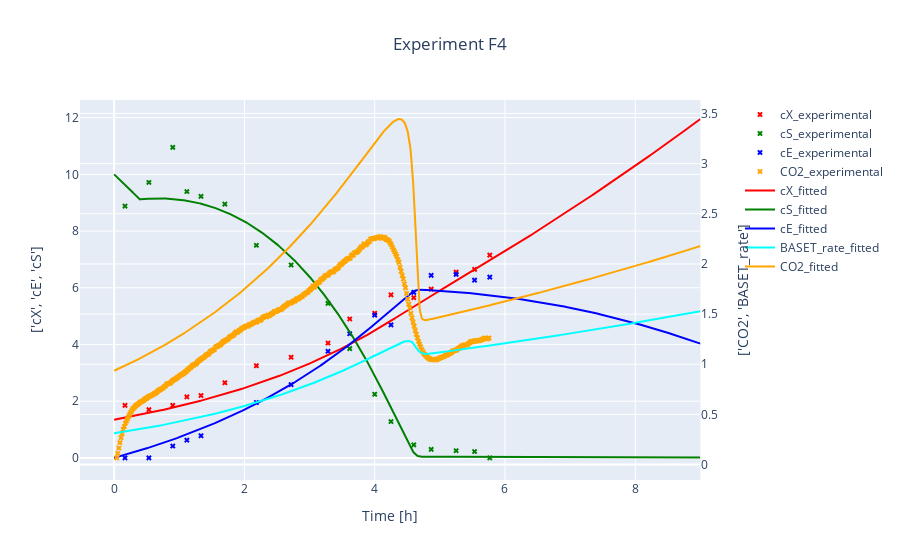
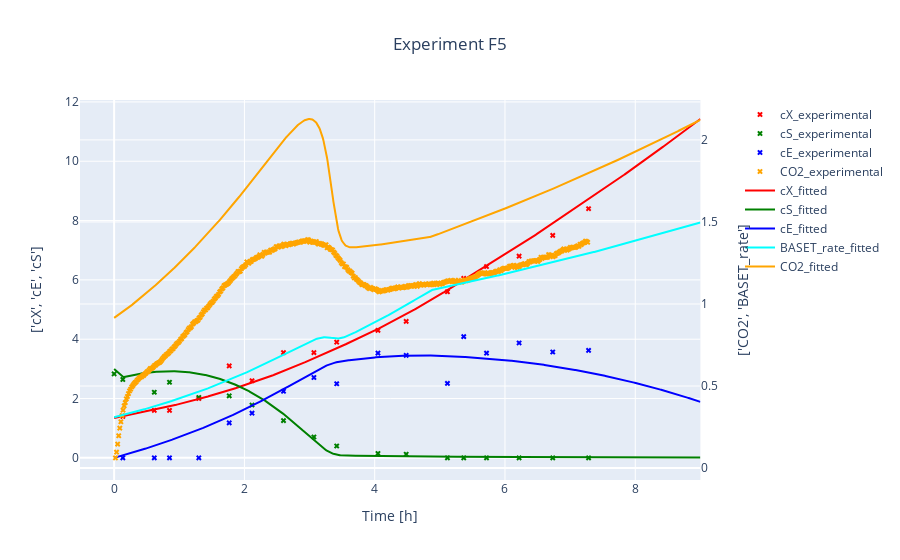
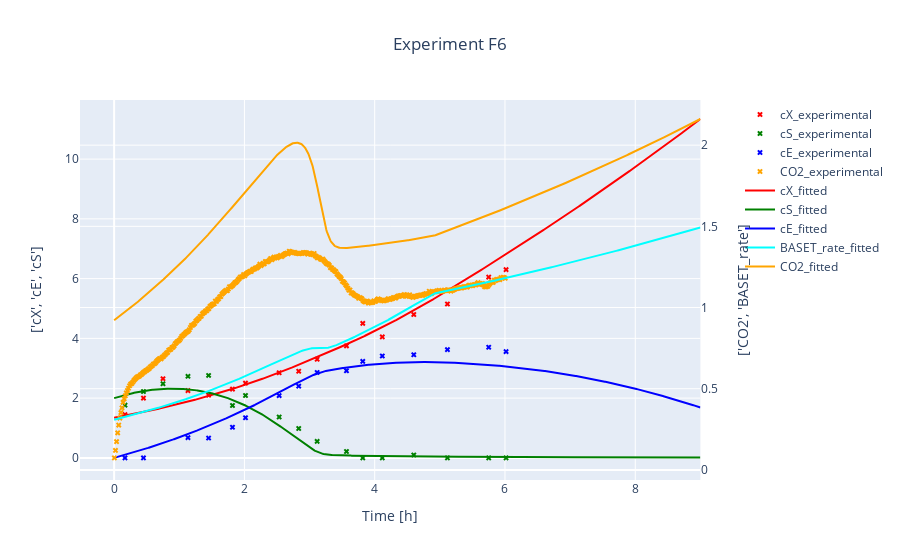
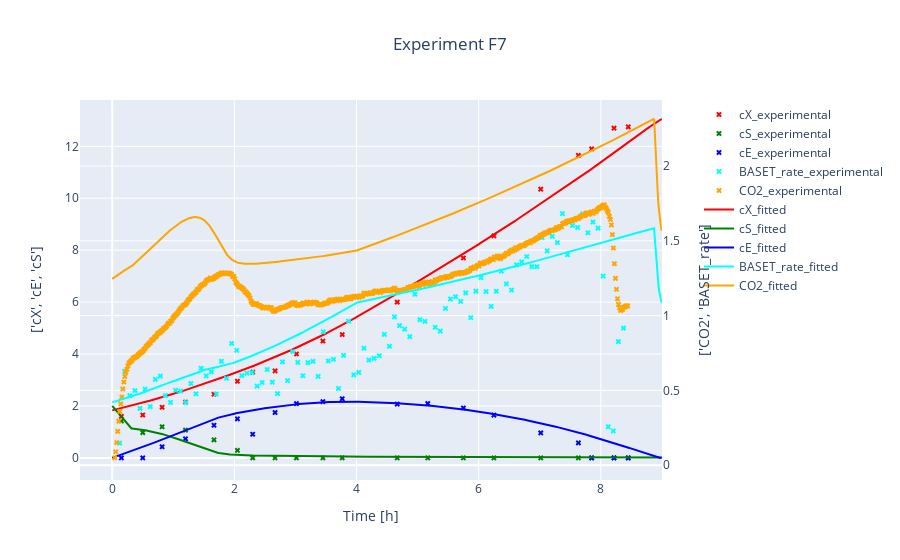

The cell these charts' notebook holds for them, in order:
### Code cell
#Get datasets of experiments and simulate for each expriment, save both in seperate dictionaries
#it is necessary to estimate beforehand (yeast.estimate) for good simulation results, because yeast.p takes on the estimated params after estimation
t_grid = np.linspace(0,9,1001)      #artificial t_grid

sim_dict_all = {experiment.exp_id: yeast.simulate(experiment = experiment, t_grid = t_grid) for experiment in experiment_dict.values()}
#experiment_dataset_dict_all = {experiment.exp_id: experiment.dataset for experiment in experiment_dict.values()} # also possible to give

#visualize experiments and simulated data simultaneously
for exp_id  in experiment_dict.keys():
    title = "Experiment {0}".format(exp_id) 
    visualize(experiment_dict[exp_id] , sim_dict_all[exp_id], title = title, suffix_1= "_experimental", suffix_2 = "_fitted").show()

### Figure 1 — Plotly figure (JSON) as saved in the notebook; plotly's stock layout.template omitted (floating-point values rounded to 4 significant figures; data arrays with more than 128 entries replaced by an {"elided": "..."} marker saying what was removed)
{"data": [{"marker": {"color": "red", "size": 5, "symbol": "x"}, "mode": "markers", "name": "cX_experimental", "type": "scatter", "x": [0, 0.1667, 0.5333, 0.9, 1.117, 1.333, 1.7, 2.183, 2.717, 3.283, 3.617, 4, 4.25, 4.6, 4.867, 5.25, 5.533, 5.767], "xaxis": "x", "y": [null, 1.85, 1.7, 1.85, 2.15, 2.2, 2.65, 3.25, 3.55, 4.05, 4.9, 5.1, 5.75, 5.65, 5.95, 6.55, 6.65, 7.15], "yaxis": "y"}, {"marker": {"color": "green", "size": 5, "symbol": "x"}, "mode": "markers", "name": "cS_experimental", "type": "scatter", "x": [0, 0.1667, 0.5333, 0.9, 1.117, 1.333, 1.7, 2.183, 2.717, 3.283, 3.617, 4, 4.25, 4.6, 4.867, 5.25, 5.533, 5.767], "xaxis": "x", "y": [null, 8.879, 9.714, 10.95, 9.394, 9.222, 8.95, 7.498, 6.802, 5.449, 3.853, 2.245, 1.281, 0.4575, 0.2988, 0.2528, 0.223, 0], "yaxis": "y"}, {"marker": {"color": "blue", "size": 5, "symbol": "x"}, "mode": "markers", "name": "cE_experimental", "type": "scatter", "x": [0, 0.1667, 0.5333, 0.9, 1.117, 1.333, 1.7, 2.183, 2.717, 3.283, 3.617, 4, 4.25, 4.6, 4.867, 5.25, 5.533, 5.767], "xaxis": "x", "y": [null, 0, 0, 0.4172, 0.6247, 0.7807, null, 1.953, 2.585, 3.759, 4.379, 5.034, 4.689, 5.837, 6.437, 6.472, 6.267, 6.374], "yaxis": "y"}, {"marker": {"color": "orange", "size": 5, "symbol": "x"}, "mode": "markers", "name": "CO2_experimental", "type": "scatter", "x": {"elided": "344 float values"}, "xaxis": "x", "y": {"elided": "344 float values"}, "yaxis": "y2"}, {"marker": {"color": "red", "size": 5, "symbol": "x"}, "mode": "lines", "name": "cX_fitted", "type": "scatter", "x": {"elided": "1001 float values"}, "xaxis": "x", "y": {"elided": "1001 float values"}, "yaxis": "y"}, {"marker": {"color": "green", "size": 5, "symbol": "x"}, "mode": "lines", "name": "cS_fitted", "type": "scatter", "x": {"elided": "1001 float values"}, "xaxis": "x", "y": {"elided": "1001 float values"}, "yaxis": "y"}, {"marker": {"color": "blue", "size": 5, "symbol": "x"}, "mode": "lines", "name": "cE_fitted", "type": "scatter", "x": {"elided": "1001 float values"}, "xaxis": "x", "y": {"elided": "1001 float values"}, "yaxis": "y"}, {"marker": {"color": "cyan", "size": 5, "symbol": "x"}, "mode": "lines", "name": "BASET_rate_fitted", "type": "scatter", "x": {"elided": "1001 float values"}, "xaxis": "x", "y": {"elided": "1001 float values"}, "yaxis": "y2"}, {"marker": {"color": "orange", "size": 5, "symbol": "x"}, "mode": "lines", "name": "CO2_fitted", "type": "scatter", "x": {"elided": "1001 float values"}, "xaxis": "x", "y": {"elided": "1001 float values"}, "yaxis": "y2"}], "layout": {"legend": {"x": 1}, "title": {"text": "Experiment F4", "x": 0.5}, "xaxis": {"anchor": "y", "domain": [0, 0.94], "title": {"text": "Time [h]"}}, "yaxis": {"anchor": "x", "domain": [0, 1], "title": {"standoff": 20, "text": "['cX', 'cE', 'cS']"}}, "yaxis2": {"anchor": "x", "overlaying": "y", "side": "right", "title": {"standoff": 20, "text": "['CO2', 'BASET_rate']"}}}}

### Figure 2 — Plotly figure (JSON) as saved in the notebook; plotly's stock layout.template omitted (floating-point values rounded to 4 significant figures; data arrays with more than 128 entries replaced by an {"elided": "..."} marker saying what was removed)
{"data": [{"marker": {"color": "red", "size": 5, "symbol": "x"}, "mode": "markers", "name": "cX_experimental", "type": "scatter", "x": [0, 0.1333, 0.6167, 0.85, 1.3, 1.767, 2.117, 2.6, 3.067, 3.417, 4.05, 4.483, 5.117, 5.367, 5.717, 6.217, 6.733, 7.283], "xaxis": "x", "y": [null, 1.4, 1.6, 1.6, 2, 3.1, 2.6, 3.55, 3.55, 3.9, 4.3, 4.6, 5.6, 6.05, 6.45, 6.8, 7.5, 8.4], "yaxis": "y"}, {"marker": {"color": "green", "size": 5, "symbol": "x"}, "mode": "markers", "name": "cS_experimental", "type": "scatter", "x": [0, 0.1333, 0.6167, 0.85, 1.3, 1.767, 2.117, 2.6, 3.067, 3.417, 4.05, 4.483, 5.117, 5.367, 5.717, 6.217, 6.733, 7.283], "xaxis": "x", "y": [2.832, 2.643, 2.213, 2.55, 2.034, 2.091, 1.781, 1.256, 0.7038, 0.3995, 0.1465, 0.1218, 0, 0, 0, 0, 0, 0], "yaxis": "y"}, {"marker": {"color": "blue", "size": 5, "symbol": "x"}, "mode": "markers", "name": "cE_experimental", "type": "scatter", "x": [0, 0.1333, 0.6167, 0.85, 1.3, 1.767, 2.117, 2.6, 3.067, 3.417, 4.05, 4.483, 5.117, 5.367, 5.717, 6.217, 6.733, 7.283], "xaxis": "x", "y": [null, 0, 0, 0, 0, 1.182, 1.506, 2.246, 2.71, 2.498, 3.533, 3.457, 2.51, 4.089, 3.531, 3.874, 3.568, 3.623], "yaxis": "y"}, {"marker": {"color": "orange", "size": 5, "symbol": "x"}, "mode": "markers", "name": "CO2_experimental", "type": "scatter", "x": {"elided": "436 float values"}, "xaxis": "x", "y": {"elided": "436 float values"}, "yaxis": "y2"}, {"marker": {"color": "red", "size": 5, "symbol": "x"}, "mode": "lines", "name": "cX_fitted", "type": "scatter", "x": {"elided": "1001 float values"}, "xaxis": "x", "y": {"elided": "1001 float values"}, "yaxis": "y"}, {"marker": {"color": "green", "size": 5, "symbol": "x"}, "mode": "lines", "name": "cS_fitted", "type": "scatter", "x": {"elided": "1001 float values"}, "xaxis": "x", "y": {"elided": "1001 float values"}, "yaxis": "y"}, {"marker": {"color": "blue", "size": 5, "symbol": "x"}, "mode": "lines", "name": "cE_fitted", "type": "scatter", "x": {"elided": "1001 float values"}, "xaxis": "x", "y": {"elided": "1001 float values"}, "yaxis": "y"}, {"marker": {"color": "cyan", "size": 5, "symbol": "x"}, "mode": "lines", "name": "BASET_rate_fitted", "type": "scatter", "x": {"elided": "1001 float values"}, "xaxis": "x", "y": {"elided": "1001 float values"}, "yaxis": "y2"}, {"marker": {"color": "orange", "size": 5, "symbol": "x"}, "mode": "lines", "name": "CO2_fitted", "type": "scatter", "x": {"elided": "1001 float values"}, "xaxis": "x", "y": {"elided": "1001 float values"}, "yaxis": "y2"}], "layout": {"legend": {"x": 1}, "title": {"text": "Experiment F5", "x": 0.5}, "xaxis": {"anchor": "y", "domain": [0, 0.94], "title": {"text": "Time [h]"}}, "yaxis": {"anchor": "x", "domain": [0, 1], "title": {"standoff": 20, "text": "['cX', 'cE', 'cS']"}}, "yaxis2": {"anchor": "x", "overlaying": "y", "side": "right", "title": {"standoff": 20, "text": "['CO2', 'BASET_rate']"}}}}

### Figure 3 — Plotly figure (JSON) as saved in the notebook; plotly's stock layout.template omitted (floating-point values rounded to 4 significant figures; data arrays with more than 128 entries replaced by an {"elided": "..."} marker saying what was removed)
{"data": [{"marker": {"color": "red", "size": 5, "symbol": "x"}, "mode": "markers", "name": "cX_experimental", "type": "scatter", "x": [0, 0.1667, 0.45, 0.75, 1.133, 1.45, 1.817, 2.017, 2.533, 2.833, 3.117, 3.567, 3.817, 4.117, 4.6, 5.117, 5.75, 6.017], "xaxis": "x", "y": [null, 1.45, 2, 2.65, 2.25, 2.1, 2.3, 2.5, 2.85, 2.9, 3.3, 3.75, 4.5, 4.05, 4.8, 5.15, 6.05, 6.3], "yaxis": "y"}, {"marker": {"color": "green", "size": 5, "symbol": "x"}, "mode": "markers", "name": "cS_experimental", "type": "scatter", "x": [0, 0.1667, 0.45, 0.75, 1.133, 1.45, 1.817, 2.017, 2.533, 2.833, 3.117, 3.567, 3.817, 4.117, 4.6, 5.117, 5.75, 6.017], "xaxis": "x", "y": [null, 1.765, 2.223, 2.481, 2.73, 2.759, 1.754, 2.087, 1.369, 0.9841, 0.5504, 0.2129, 0, 0, 0.09543, 0, 0, 0], "yaxis": "y"}, {"marker": {"color": "blue", "size": 5, "symbol": "x"}, "mode": "markers", "name": "cE_experimental", "type": "scatter", "x": [0, 0.1667, 0.45, 0.75, 1.133, 1.45, 1.817, 2.017, 2.533, 2.833, 3.117, 3.567, 3.817, 4.117, 4.6, 5.117, 5.75, 6.017], "xaxis": "x", "y": [null, 0, 0, null, 0.6755, 0.6635, 1.026, 1.343, 2.084, 2.4, 2.859, 2.916, 3.229, 3.411, 3.452, 3.623, 3.703, 3.557], "yaxis": "y"}, {"marker": {"color": "orange", "size": 5, "symbol": "x"}, "mode": "markers", "name": "CO2_experimental", "type": "scatter", "x": {"elided": "361 float values"}, "xaxis": "x", "y": {"elided": "361 float values"}, "yaxis": "y2"}, {"marker": {"color": "red", "size": 5, "symbol": "x"}, "mode": "lines", "name": "cX_fitted", "type": "scatter", "x": {"elided": "1001 float values"}, "xaxis": "x", "y": {"elided": "1001 float values"}, "yaxis": "y"}, {"marker": {"color": "green", "size": 5, "symbol": "x"}, "mode": "lines", "name": "cS_fitted", "type": "scatter", "x": {"elided": "1001 float values"}, "xaxis": "x", "y": {"elided": "1001 float values"}, "yaxis": "y"}, {"marker": {"color": "blue", "size": 5, "symbol": "x"}, "mode": "lines", "name": "cE_fitted", "type": "scatter", "x": {"elided": "1001 float values"}, "xaxis": "x", "y": {"elided": "1001 float values"}, "yaxis": "y"}, {"marker": {"color": "cyan", "size": 5, "symbol": "x"}, "mode": "lines", "name": "BASET_rate_fitted", "type": "scatter", "x": {"elided": "1001 float values"}, "xaxis": "x", "y": {"elided": "1001 float values"}, "yaxis": "y2"}, {"marker": {"color": "orange", "size": 5, "symbol": "x"}, "mode": "lines", "name": "CO2_fitted", "type": "scatter", "x": {"elided": "1001 float values"}, "xaxis": "x", "y": {"elided": "1001 float values"}, "yaxis": "y2"}], "layout": {"legend": {"x": 1}, "title": {"text": "Experiment F6", "x": 0.5}, "xaxis": {"anchor": "y", "domain": [0, 0.94], "title": {"text": "Time [h]"}}, "yaxis": {"anchor": "x", "domain": [0, 1], "title": {"standoff": 20, "text": "['cX', 'cE', 'cS']"}}, "yaxis2": {"anchor": "x", "overlaying": "y", "side": "right", "title": {"standoff": 20, "text": "['CO2', 'BASET_rate']"}}}}

### Figure 4 — Plotly figure (JSON) as saved in the notebook; plotly's stock layout.template omitted (floating-point values rounded to 4 significant figures; data arrays with more than 128 entries replaced by an {"elided": "..."} marker saying what was removed)
{"data": [{"marker": {"color": "red", "size": 5, "symbol": "x"}, "mode": "markers", "name": "cX_experimental", "type": "scatter", "x": [0, 0.15, 0.5, 0.8167, 1.2, 1.667, 2.05, 2.3, 2.667, 3.017, 3.45, 3.767, 4.667, 5.167, 5.75, 6.25, 7.017, 7.633, 7.85, 8.217, 8.45], "xaxis": "x", "y": [null, 1.6, 1.65, 1.95, 2.15, 2.45, 2.95, 3.3, 3.35, 4, 4.5, 4.75, 6, 6.75, 7.7, 8.55, 10.35, 11.65, 11.9, 12.7, 12.75], "yaxis": "y"}, {"marker": {"color": "green", "size": 5, "symbol": "x"}, "mode": "markers", "name": "cS_experimental", "type": "scatter", "x": [0, 0.15, 0.5, 0.8167, 1.2, 1.667, 2.05, 2.3, 2.667, 3.017, 3.45, 3.767, 4.667, 5.167, 5.75, 6.25, 7.017, 7.633, 7.85, 8.217, 8.45], "xaxis": "x", "y": [null, 1.419, 0.9746, 1.198, 1.068, 0.6934, 0.2877, 0, 0, 0, 0, 0, 0, 0, 0, 0, 0, 0, 0, 0, 0], "yaxis": "y"}, {"marker": {"color": "blue", "size": 5, "symbol": "x"}, "mode": "markers", "name": "cE_experimental", "type": "scatter", "x": [0, 0.15, 0.5, 0.8167, 1.2, 1.667, 2.05, 2.3, 2.667, 3.017, 3.45, 3.767, 4.667, 5.167, 5.75, 6.25, 7.017, 7.633, 7.85, 8.217, 8.45], "xaxis": "x", "y": [null, 0, 0, 0.428, 0.7334, 1.257, 1.504, 0.9111, 1.747, 2.091, 2.164, 2.277, 2.069, 2.095, 1.923, 1.645, 0.9623, 0.5794, 0, 0, 0], "yaxis": "y"}, {"marker": {"color": "cyan", "size": 5, "symbol": "x"}, "mode": "markers", "name": "BASET_rate_experimental", "type": "scatter", "x": [0.03833, 0.1217, 0.205, 0.2883, 0.3717, 0.455, 0.5383, 0.6217, 0.705, 0.7883, 0.8717, 0.955, 1.038, 1.122, 1.205, 1.288, 1.372, 1.455, 1.538, 1.622, 1.705, 1.788, 1.872, 1.955, 2.038, 2.122, 2.205, 2.288, 2.372, 2.455, 2.538, 2.622, 2.705, 2.788, 2.872, 2.955, 3.038, 3.122, 3.205, 3.288, 3.372, 3.455, 3.538, 3.622, 3.705, 3.788, 3.872, 3.955, 4.038, 4.122, 4.205, 4.288, 4.372, 4.455, 4.538, 4.622, 4.705, 4.788, 4.872, 4.955, 5.038, 5.122, 5.205, 5.288, 5.372, 5.455, 5.538, 5.622, 5.705, 5.788, 5.872, 5.955, 6.038, 6.122, 6.205, 6.288, 6.372, 6.455, 6.538, 6.622, 6.705, 6.788, 6.872, 6.955, 7.038, 7.122, 7.205, 7.288, 7.372, 7.455, 7.538, 7.622, 7.705, 7.788, 7.872, 7.955, 8.038, 8.122, 8.205, 8.288, 8.372], "xaxis": "x", "y": [null, 0.148, 0.627, 0.465, 0.499, 0.38, 0.509, 0.392, 0.574, 0.596, 0.466, 0.42, 0.501, 0.495, 0.418, 0.546, 0.477, 0.648, 0.597, 0.624, 0.476, 0.695, 0.581, 0.814, 0.768, 0.599, 0.616, 0.62, 0.529, 0.553, 0.64, 0.555, 0.479, 0.691, 0.565, 0.76, 0.687, 0.598, 0.686, 0.694, 0.594, 0.892, 0.697, 0.708, 0.513, 0.734, 0.963, 0.604, 0.621, 0.782, 0.703, 0.714, 0.732, 0.875, 0.795, 0.992, 0.933, 0.91, 0.86, 1.143, 0.973, 0.962, 1.205, 0.922, 0.896, 1.048, 1.111, 1.126, 1.095, 1.152, 0.987, 1.164, 1.254, 1.161, 1.062, 1.163, 1.297, 1.212, 1.171, 1.339, 1.359, 1.395, 1.327, 1.327, 1.521, 1.433, 1.53, 1.488, 1.682, 1.407, 1.603, 1.589, 1.68, 1.554, 1.626, 1.585, 1.264, 0.257, 0.229, 0.826, 0.916], "yaxis": "y2"}, {"marker": {"color": "orange", "size": 5, "symbol": "x"}, "mode": "markers", "name": "CO2_experimental", "type": "scatter", "x": {"elided": "505 float values"}, "xaxis": "x", "y": {"elided": "505 float values"}, "yaxis": "y2"}, {"marker": {"color": "red", "size": 5, "symbol": "x"}, "mode": "lines", "name": "cX_fitted", "type": "scatter", "x": {"elided": "1001 float values"}, "xaxis": "x", "y": {"elided": "1001 float values"}, "yaxis": "y"}, {"marker": {"color": "green", "size": 5, "symbol": "x"}, "mode": "lines", "name": "cS_fitted", "type": "scatter", "x": {"elided": "1001 float values"}, "xaxis": "x", "y": {"elided": "1001 float values"}, "yaxis": "y"}, {"marker": {"color": "blue", "size": 5, "symbol": "x"}, "mode": "lines", "name": "cE_fitted", "type": "scatter", "x": {"elided": "1001 float values"}, "xaxis": "x", "y": {"elided": "1001 float values"}, "yaxis": "y"}, {"marker": {"color": "cyan", "size": 5, "symbol": "x"}, "mode": "lines", "name": "BASET_rate_fitted", "type": "scatter", "x": {"elided": "1001 float values"}, "xaxis": "x", "y": {"elided": "1001 float values"}, "yaxis": "y2"}, {"marker": {"color": "orange", "size": 5, "symbol": "x"}, "mode": "lines", "name": "CO2_fitted", "type": "scatter", "x": {"elided": "1001 float values"}, "xaxis": "x", "y": {"elided": "1001 float values"}, "yaxis": "y2"}], "layout": {"legend": {"x": 1}, "title": {"text": "Experiment F7", "x": 0.5}, "xaxis": {"anchor": "y", "domain": [0, 0.94], "title": {"text": "Time [h]"}}, "yaxis": {"anchor": "x", "domain": [0, 1], "title": {"standoff": 20, "text": "['cX', 'cE', 'cS']"}}, "yaxis2": {"anchor": "x", "overlaying": "y", "side": "right", "title": {"standoff": 20, "text": "['CO2', 'BASET_rate']"}}}}
